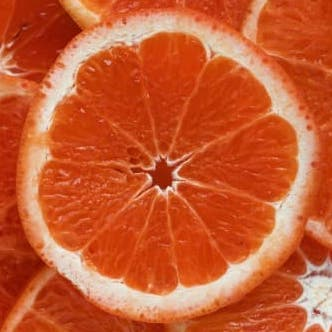
#> input picture image/test1.jpg, 332 x 332 px, found by its file name
$ python cv_15.py
#> lines starting #> are read from the running program, lines starting #| are printed output that depends on the picture
# canny Edge Detection -- 엣지 찾기 알고리즘
# noise Reduction -> find Gradient high part -> make other fixel to 0

import numpy as np
import cv2
import matplotlib.pyplot as plt

def canny():
    img = cv2.imread('openCV/startOpenCV/image/test1.jpg', cv2.IMREAD_GRAYSCALE)
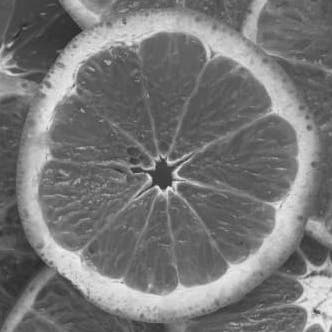
#> img: shape (332, 332); min 36, max 246, mean 118.9

    # cv2.Canny(src, min thresholding value, max thresholding value)
    edge1 = cv2.Canny(img, 50, 200)
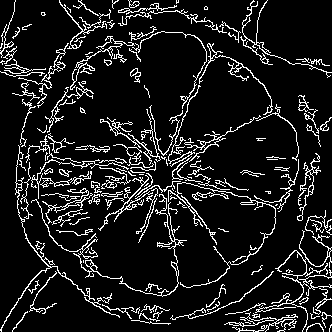
#> edge1: shape (332, 332); 11.1% white in thin lines or dots
    edge2 = cv2.Canny(img, 100, 200)
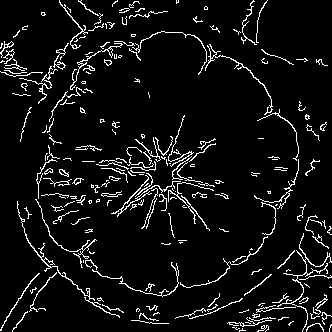
#> edge2: shape (332, 332); 6.9% white in thin lines or dots
    edge3 = cv2.Canny(img, 170, 200)
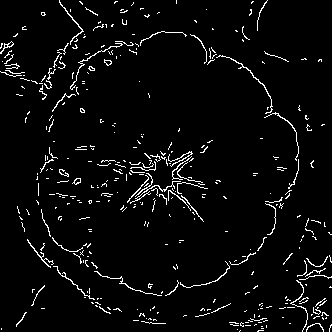
#> edge3: shape (332, 332); 4.1% white in thin lines or dots


    cv2.imshow('original', img)
    cv2.imshow('Canny Edge1', edge1)
    cv2.imshow('Canny Edge2', edge2)
    cv2.imshow('Canny Edge3', edge3)


    cv2.waitKey(0)
    cv2.destroyAllWindows()

canny()

$ run again, with image/test4.jpg copied over image/test1.jpg
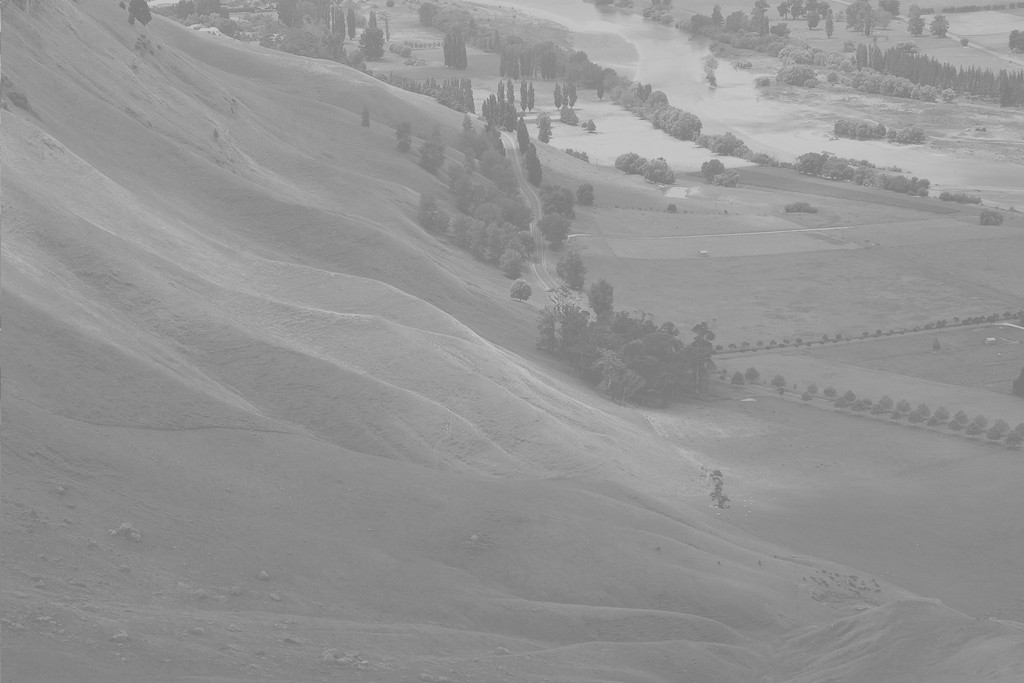
#> input picture image/test4.jpg, 1024 x 683 px, found by its file name
#> in canny, img is the input picture: shape (683, 1024); min 114, max 208, mean 148
#> in canny, `edge1 = cv2.Canny(img, 50, 200)`:
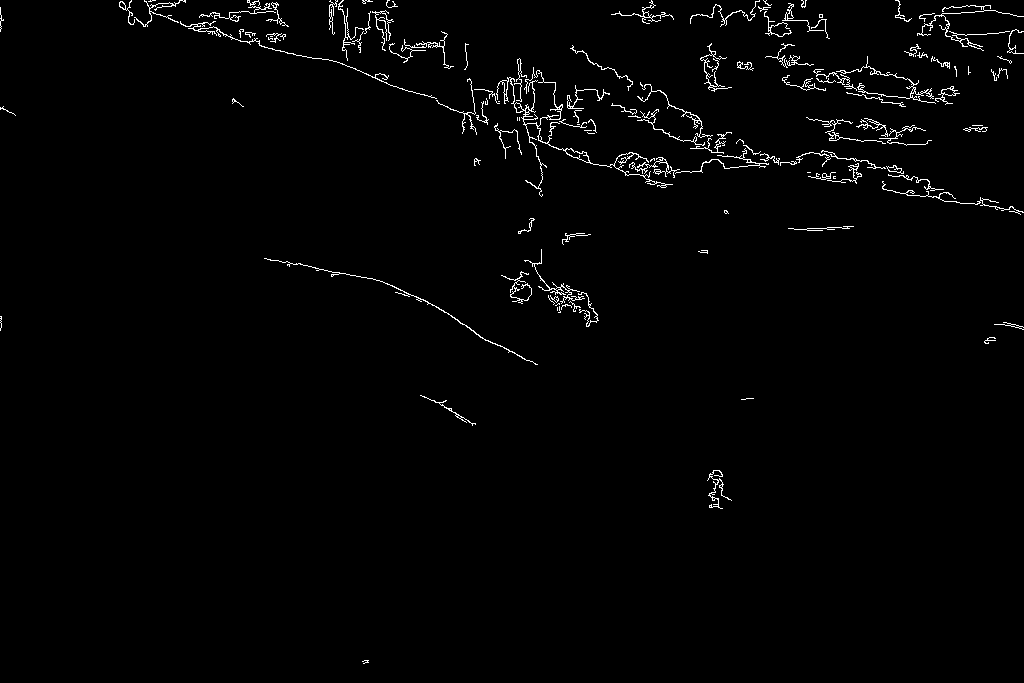
#> edge1: shape (683, 1024); 1.5% white in thin lines or dots
#> edge2: shape (683, 1024); 0.75% white in thin lines or dots
#> in canny, `edge3 = cv2.Canny(img, 170, 200)`:
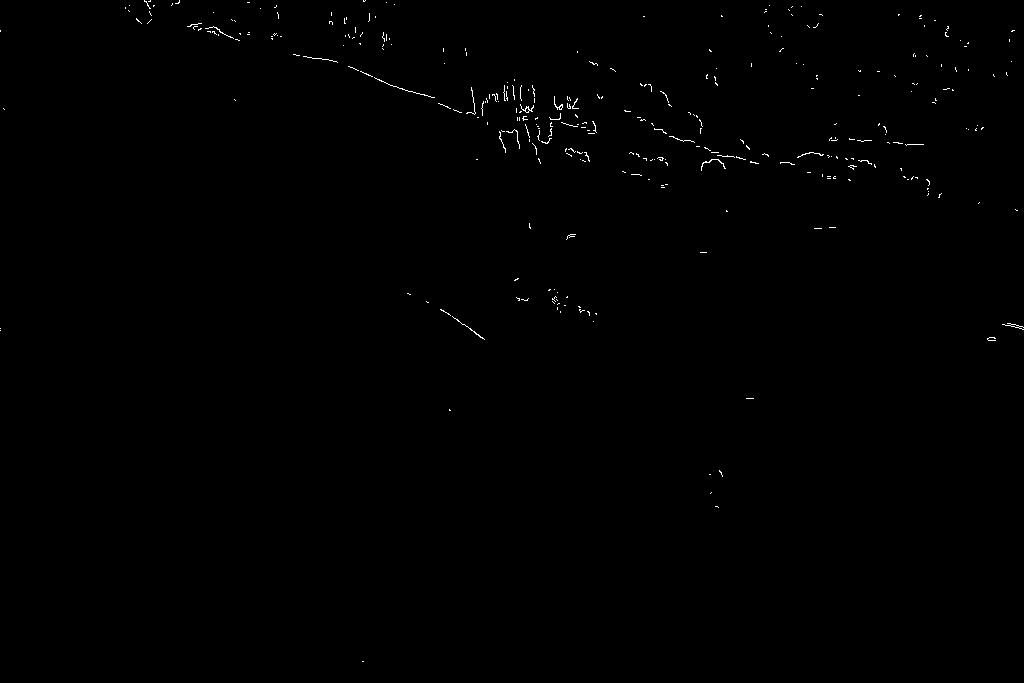
#> edge3: shape (683, 1024); 0.31% white in thin lines or dots
